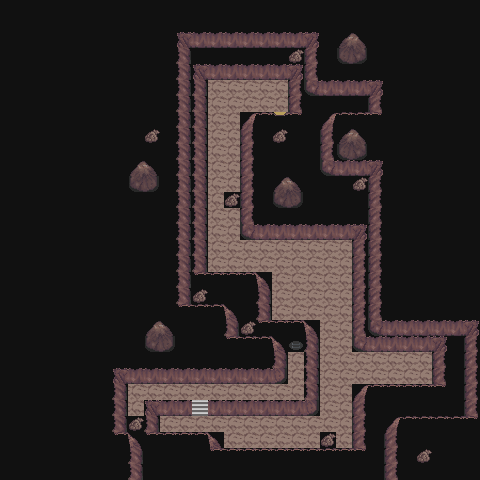

A 2D game scene composited from a Tiled map and its tileset images. What follows is a short description and the map's XML, with each tile layer's data collapsed to a summary:
An orthogonal 30x30 tile map with 16x16 px tiles, 11 tile layers (other, Dirt, Grass, LedgesRight, ...), 1 hidden layer not drawn, 6 tilesets and 5 objects (2x bot, door, bot spawn, teleport on push).

<map version="1.0" orientation="orthogonal" width="30" height="30" tilewidth="16" tileheight="16">
 <properties>
  <property name="dayMonster" value="" />
  <property name="nightMonster" value="" />
  <property name="type" value="" />
  <property name="waterMonster" value="" />
  <property name="wildProbability" value="" />
 </properties>
 <tileset firstgid="1" source="../tileset/terra.tsx" />
 <tileset firstgid="1025" source="../tileset/wood.tsx" />
 <tileset firstgid="2049" source="../tileset/rename.tsx" />
 <tileset firstgid="3073" source="../tileset/building-small.tsx" />
 <tileset firstgid="4097" source="../tileset/animation.tsx" />
 <tileset firstgid="5121" source="../tileset/invisible.tsx" />
 <layer name="Walkable" width="30" height="30" visible="0">
  <data>[900 cells, 900 non-empty, 1 distinct tile ids]</data>
 </layer>
 <layer name="other" width="30" height="30">
  <data>[900 cells, 0 non-empty, 0 distinct tile ids]</data>
 </layer>
 <layer name="Dirt" width="30" height="30">
  <data>[900 cells, 0 non-empty, 0 distinct tile ids]</data>
 </layer>
 <layer name="Grass" width="30" height="30">
  <data>[900 cells, 113 non-empty, 1 distinct tile ids]</data>
 </layer>
 <layer name="LedgesRight" width="30" height="30">
  <data>[900 cells, 0 non-empty, 0 distinct tile ids]</data>
 </layer>
 <layer name="LedgesLeft" width="30" height="30">
  <data>[900 cells, 0 non-empty, 0 distinct tile ids]</data>
 </layer>
 <layer name="LedgesBottom" width="30" height="30">
  <data>[900 cells, 0 non-empty, 0 distinct tile ids]</data>
 </layer>
 <layer name="Water" width="30" height="30">
  <data>[900 cells, 0 non-empty, 0 distinct tile ids]</data>
 </layer>
 <layer name="other" width="30" height="30">
  <data>[900 cells, 1 non-empty, 1 distinct tile ids]</data>
 </layer>
 <layer name="Collisions" width="30" height="30">
  <data>[900 cells, 235 non-empty, 19 distinct tile ids]</data>
 </layer>
 <layer name="WalkBehind" width="30" height="30">
  <data>[900 cells, 0 non-empty, 0 distinct tile ids]</data>
 </layer>
 <layer name="other" width="30" height="30">
  <data>[900 cells, 900 non-empty, 1 distinct tile ids]</data>
 </layer>
 <objectgroup name="Moving" width="30" height="30">
  <object name="door" type="door" gid="5123" x="272" y="128">
   <properties>
    <property name="map" value="../world/megalopolis/3.5" />
    <property name="x" value="8" />
    <property name="y" value="17" />
   </properties>
  </object>
  <object name="bot spawn" type="bot spawn" gid="5122" x="288" y="256" />
  <object name="door" type="teleport on push" gid="5123" x="288" y="352">
   <properties>
    <property name="map" value="../cave/3.5b" />
    <property name="x" value="6" />
    <property name="y" value="4" />
   </properties>
  </object>
 </objectgroup>
 <objectgroup name="Object" width="30" height="30">
  <object type="bot" gid="5123" x="416" y="368">
   <properties>
    <property name="file" value="../bots-fights.xml" />
    <property name="id" value="7019" />
    <property name="lookAt" value="left" />
    <property name="skin" value="player" />
   </properties>
  </object>
  <object type="bot" gid="5123" x="304" y="288">
   <properties>
    <property name="file" value="../bots-fights.xml" />
    <property name="id" value="7019" />
    <property name="lookAt" value="top" />
    <property name="skin" value="player" />
   </properties>
  </object>
 </objectgroup>
</map>
